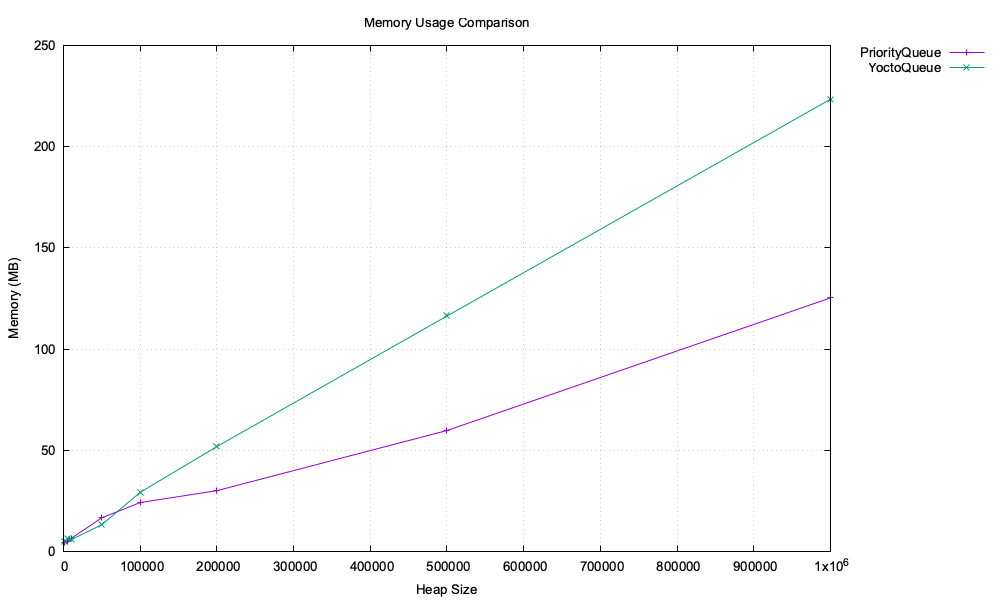

Write the gnuplot code that produced this figure.
set datafile separator ","
set terminal pngcairo size 1000,600 enhanced font 'Arial,10'
set output 'compare-memory.png'

set title "Memory Usage Comparison"
set xlabel "Heap Size"
set ylabel "Memory (MB)"
set key outside
set grid

plot \
  'priority.csv' using 1:5 with linespoints title "PriorityQueue", \
  'yocto.csv' using 1:5 with linespoints title "YoctoQueue"
